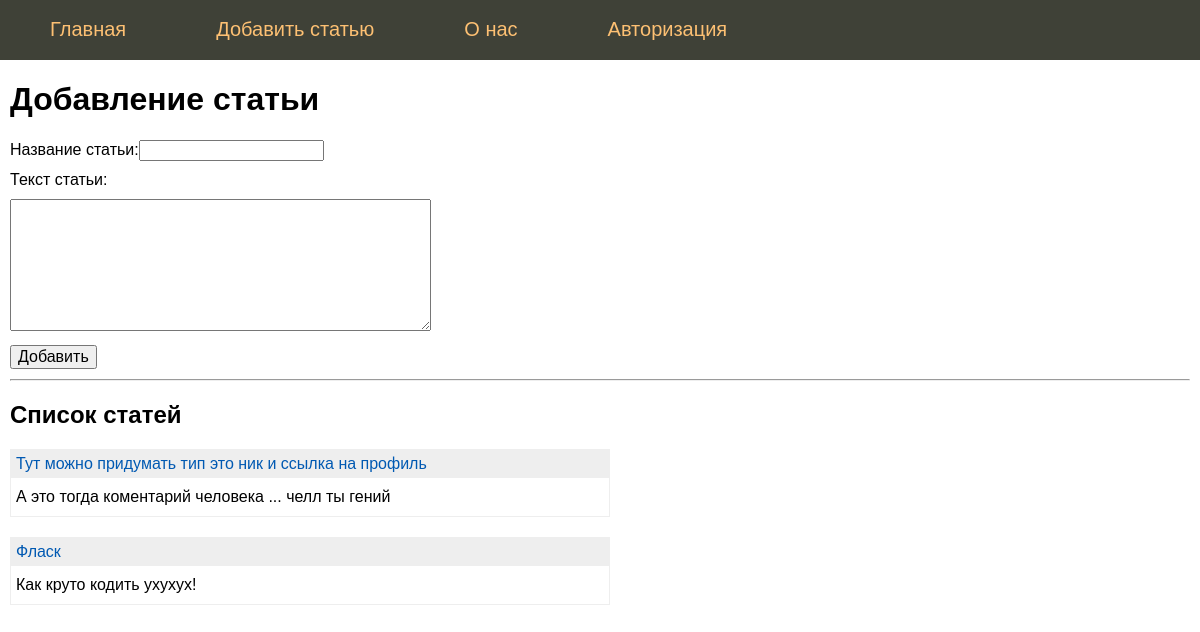
Page /add_post on the committed database.
### tables this page shows
CREATE TABLE mainmenu (
id integer PRIMARY KEY AUTOINCREMENT,
title text NOT NULL,
url text NOT NULL
);

CREATE TABLE posts (
id integer PRIMARY KEY AUTOINCREMENT,
title text NOT NULL,
text text NOT NULL,
time integer NOT NULL
);

### flsite.py (the view, shortened to what this page needs)
@app.route("/add_post", methods=["POST", "GET"])
def addPost():
    return render_template('add_post.html', menu=dbase.getMenu(), posts=dbase.getPostsAnonce(), title="Добавление статьи")

### FDataBase.py (called while the page is built)
    def getMenu(self):
        sql = '''SELECT * FROM mainmenu'''
        try:
            self.__cur.execute(sql)
            res = self.__cur.fetchall()
            if res: return res
        except:
            print("Ошибка чтения из БД")
        return []

    def getPostsAnonce(self):
        try:
            self.__cur.execute(f"SELECT id, title, text FROM posts ORDER BY time DESC")
            res = self.__cur.fetchall()
            if res: return res
        except sqlite3.Error as e:
            print("Ошибка получения статьи из БД " + str(e))
        return []

### flsite.py (called while the page is built)
def connect_db():
    conn = sqlite3.connect(app.config['DATABASE'])
    conn.row_factory = sqlite3.Row
    return conn

def get_db():
    if not hasattr(g, 'link_db'):
        g.link_db = connect_db()
    return g.link_db

@app.before_request
def before_request():
    global dbase
    db = get_db()
    dbase = FDataBase(db)

### templates/add_post.html (shortened to what this page needs)
{% extends 'base.html' %}
{% block content %}
{{ super() }}
<form action="{{url_for('addPost')}}" method="post" class="form-contact">
<p><label>Название статьи: </label><input type="text" name="name" value="" required />
<p><label>Текст статьи: </label>
<p><textarea name="post" rows=7 cols=40></textarea>
<p><input type="submit" value="Добавить" />
</form>
<hr>
<h2>Список статей</h2>
<ul class="list-posts">
{% for p in posts %}
<li>
<p class="title"><a href="{{url_for('showPost', id_post=p.id)}}">{{p.title}}</a></p>
<p class="annonce">{{p.text[:50]}}</p>
</li>
{% endfor %}
</ul>
{% endblock %}

### templates/base.html (shortened to what this page needs)
<!DOCTYPE html>
<html lang="en">
<head>
<link type="text/css" href="{{url_for('static', filename='css/styles.css')}}" rel="stylesheet">
</head>
<body>
{% block content -%}
    {%- block mainmenu -%}
<ul class="mainmenu">
{% for p in menu %}
<li><a href="{{p.url}}">{{p.title}}</a></li>
{% endfor %}
</ul>
    {% endblock mainmenu -%}
<div class="content">
    {% if title -%}
<h1>{{title}}</h1>
    {% else -%}
<h1>Про Flask</h1>
    {% endif -%}
{% endblock -%}
</div>
</body>
</html>

### static/css/styles.css (style rules this page uses)
html, body { font-family: 'Arial'; margin: 0; padding: 0; height: 100%; width: 100%; }
a { color: #0059b2; text-decoration: none; }
ul.mainmenu { list-style: none; background: #3F4137; height: 60px; margin: 0; padding: 0; color: #fdc073; font-size: 20px; overflow: hidden; }
ul.mainmenu li { float: left; margin: 18px 40px 0 50px; }
ul.mainmenu li a { color: #fdc073; text-decoration: none; }
div.content { margin: 10px; }
.form-contact label { display: inline-block; min-width: 80px; }
.form-contact p { margin: 10px 0 10px 0; }
.form-contact input[type=submit], textarea { font-size: 16px; }
ul.list-posts { list-style: none; margin: 0; padding: 0; max-width: 600px; }
ul.list-posts li { margin: 20px 0 0 0; border: 1px solid #eee; }
ul.list-posts .title { margin: 0; padding: 5px; background: #eee; }
ul.list-posts .annonce { margin: 0; padding: 10px 5px 10px 5px; }

### rows in the picture
mainmenu: title "Главная"
mainmenu: title "Добавить статью"
mainmenu: title "О нас"
mainmenu: title "Авторизация"
posts: title "Тут можно придумать тип это ник и ссылка на профиль", text "А это тогда коментарий человека ... челл ты гений"
posts: title "Фласк", text "Как круто кодить ухухух!"

### other values in the picture
{{ title }} "Добавление статьи"
